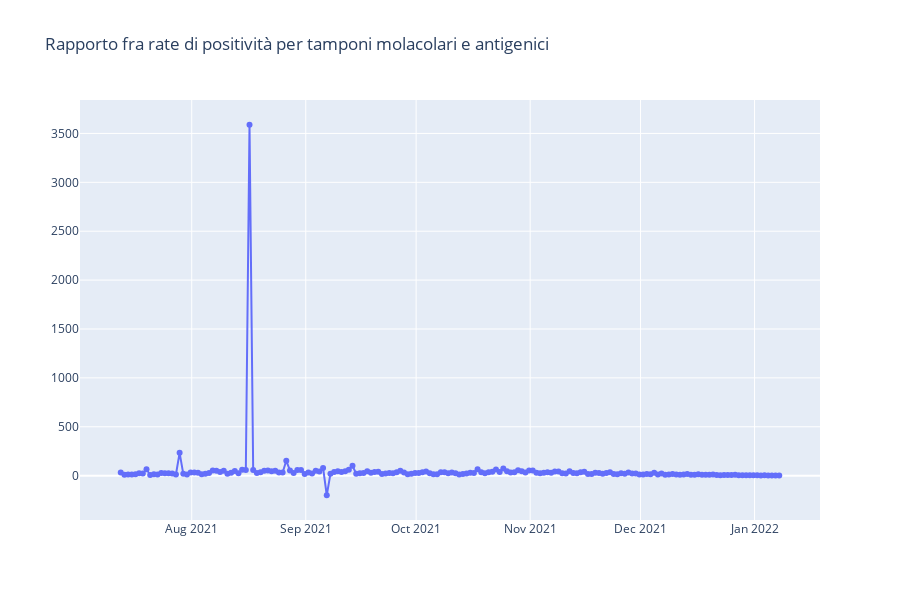

The notebook cell saved with this chart:
### Code cell
fig = go.Figure()

fig.add_trace(go.Scatter(x=data['data'][-last_days:],
                         y=data['perc_molecolare'][-last_days:] /
                         data['perc_antigenico'][-last_days:],
                         name='Molecolare',
                         mode='lines+markers'))


fig.update_layout(
    autosize=False,
    showlegend=False,
    title='Rapporto fra rate di positività per tamponi molacolari e antigenici',
    width=900,
    height=600)
fig.show()

### Figure 1 — Plotly figure (JSON) as saved in the notebook; plotly's stock layout.template omitted (floating-point values rounded to 4 significant figures; data arrays with more than 128 entries replaced by an {"elided": "..."} marker saying what was removed)
{"data": [{"mode": "lines+markers", "name": "Molecolare", "type": "scatter", "x": {"elided": "180 str values"}, "y": {"elided": "180 float values"}}], "layout": {"autosize": false, "height": 600, "showlegend": false, "title": {"text": "Rapporto fra rate di positività per tamponi molacolari e antigenici"}, "width": 900}}
